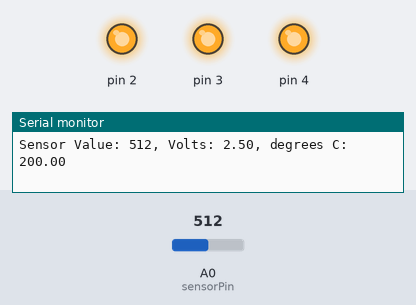
A sketch run on a simulated Arduino Uno, built with avr-gcc and run on an emulated ATmega328P. On the bench: output pins drawn as LEDs (lit = HIGH), the last lines printed to the serial monitor. Dashed ring = blinking. The inputs (shaded band) are chosen by the test bench; at power-on: A0 (sensorPin) = 512.

Above: at 0.9 s.
1.3 s: A0 (sensorPin) set to 179
4.3 s: A0 (sensorPin) set to 161
At 5.0 s:
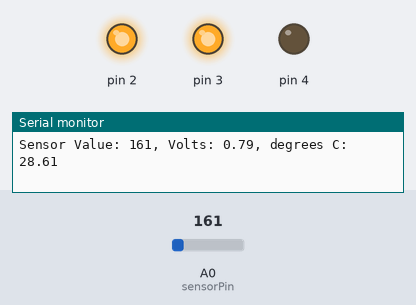
6.0 s: A0 (sensorPin) set to 306
At 6.29 s:
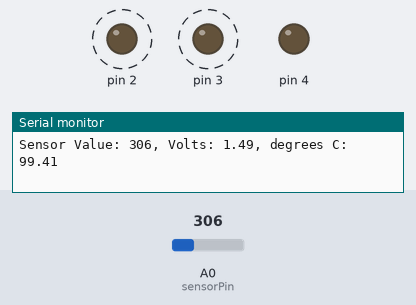
Timing chart, 0 to 15.0 s (numbered marks = the images above; inputs shaded):
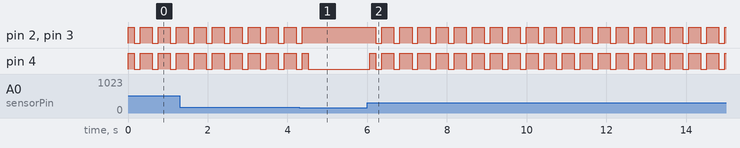

Measured:
- the behaviour switches between 162 and 161 on A0 (sensorPin) (found by bisection; images 0 and 1)
- after the input at 4.3 s, pin 2, pin 3: goes on until 4.4 s, then stays HIGH
- after the input at 6.0 s, pin 2, pin 3: alternates HIGH for 0.30 s and LOW for 0.15 s, starting after 0.22 s; pin 4: LOW → HIGH after 0.07 s, then repeats every 0.45 s: LOW 0.15 s, HIGH 0.30 s
- by itself, pin 2–4: alternates HIGH for 0.30 s and LOW for 0.15 s

The sketch:

temp_overload.ino
```cpp
const int sensorPin = A0;
const float baselineTemp = 23.0;

void setup() {
  Serial.begin(9600);

  for (int pinNumber = 2; pinNumber < 5; pinNumber++) {
    pinMode(pinNumber, OUTPUT);
    digitalWrite(pinNumber, LOW);
  }

}

void loop() {
  int sensorVal = analogRead(sensorPin);
  float voltage = (sensorVal/1024.0) * 5.0;
  float temperature = (voltage - .5) * 100;

  Serial.print("Sensor Value: ");
  Serial.print(sensorVal);
  Serial.print(", Volts: ");
  Serial.print(voltage);
  Serial.print(", degrees C: ");
  Serial.print(temperature);
  Serial.println("");

  if (temperature < baselineTemp + 2) {
    digitalWrite(2, LOW);
    digitalWrite(3, LOW);
    digitalWrite(4, LOW);
  } else if (temperature >= baselineTemp + 2 && temperature < baselineTemp + 4) {
    digitalWrite(2, HIGH);
    digitalWrite(3, LOW);
    digitalWrite(4, LOW);
  } else if (temperature >= baselineTemp + 4 && temperature < baselineTemp + 6) {
    digitalWrite(2, HIGH);
    digitalWrite(3, HIGH);
    digitalWrite(4, LOW);
  } else if (temperature >= baselineTemp + 6) {
    digitalWrite(2, HIGH);
    digitalWrite(3, HIGH);
    digitalWrite(4, HIGH);
    delay(150);
    digitalWrite(2, LOW);
    digitalWrite(3, LOW);
    digitalWrite(4, LOW);
    delay(150);
    digitalWrite(2, HIGH);
    digitalWrite(3, HIGH);
    digitalWrite(4, HIGH);
    delay(150);
  }
  delay(1);
}
```
